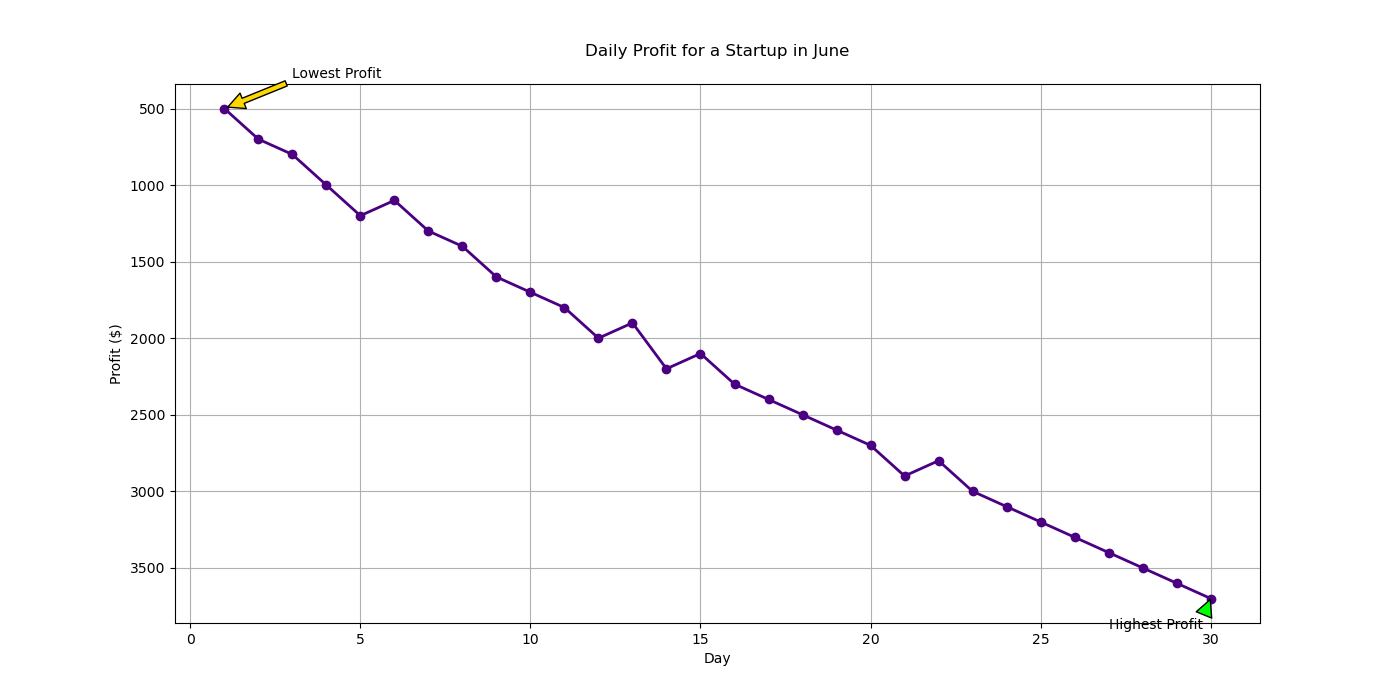

Generate this figure with Python:

import matplotlib.pyplot as plt

# Data
days = list(range(1, 31))
profit = [500, 700, 800, 1000, 1200, 1100, 1300, 1400, 1600, 1700, 
          1800, 2000, 1900, 2200, 2100, 2300, 2400, 2500, 2600, 2700, 
          2900, 2800, 3000, 3100, 3200, 3300, 3400, 3500, 3600, 3700]

plt.figure(figsize=(14, 7))
plt.plot(days, profit, marker='o', color='#4B0082', linewidth=2)

# Adding annotations for the highest and lowest profit
plt.annotate('Lowest Profit', xy=(1, 500), xytext=(3, 300),
             arrowprops=dict(facecolor='#FFD700', shrink=0.05))
plt.annotate('Highest Profit', xy=(30, 3700), xytext=(27, 3900),
             arrowprops=dict(facecolor='#00FF00', shrink=0.05))

plt.title('Daily Profit for a Startup in June', pad=20)
plt.xlabel('Day')
plt.ylabel('Profit ($)')
plt.grid(True)
plt.gca().invert_yaxis()

plt.show()
